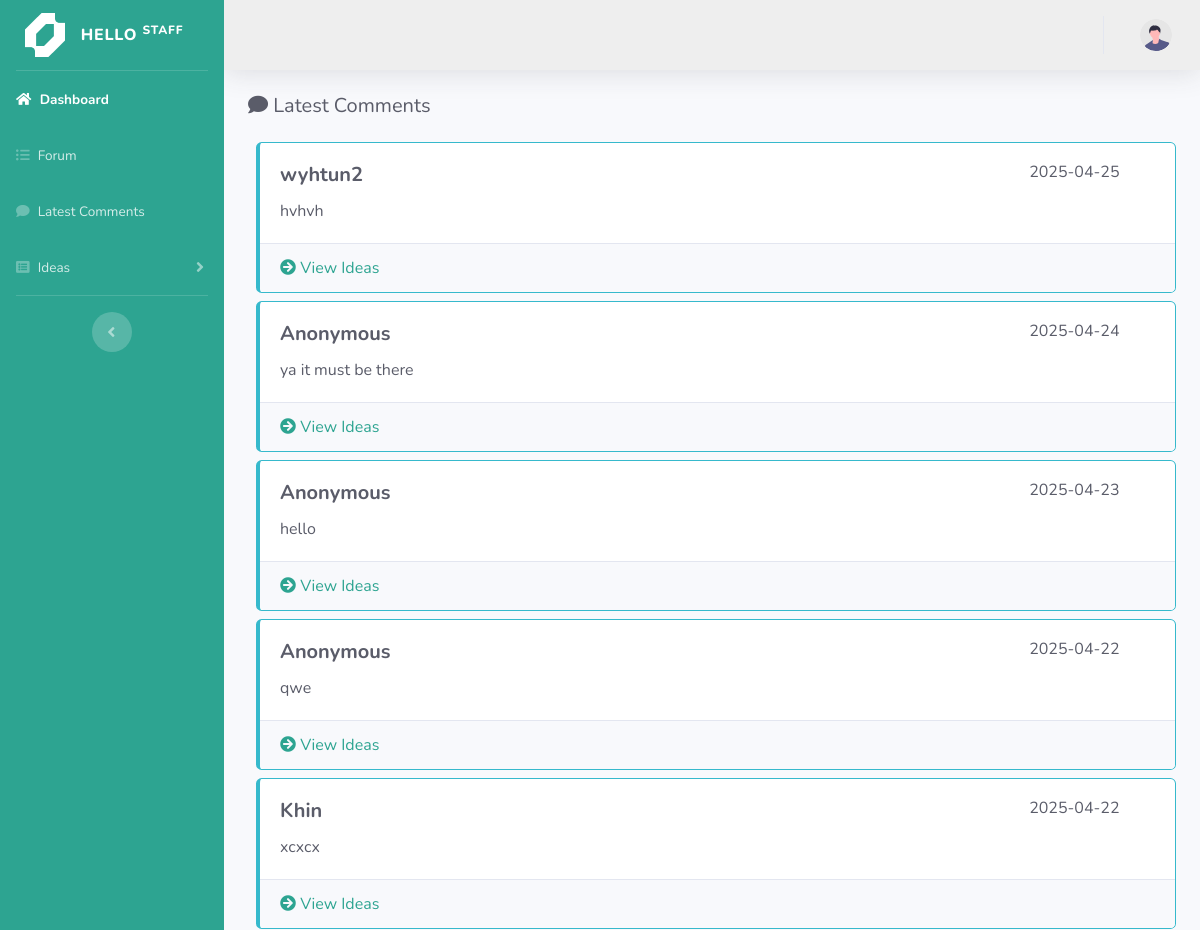
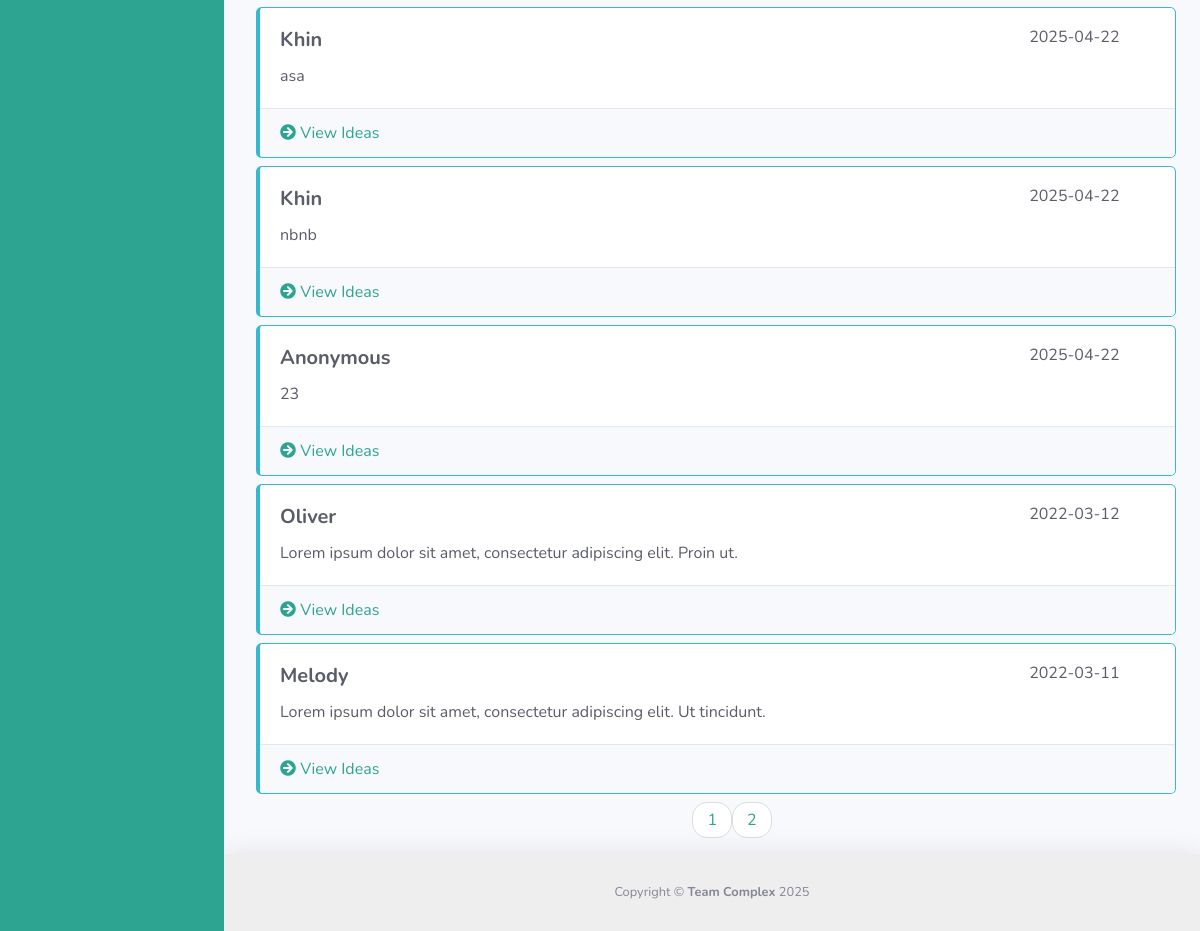
/staff/latest_comments.php, run on an earlier commit of the app's database (2 pictures, top to bottom).
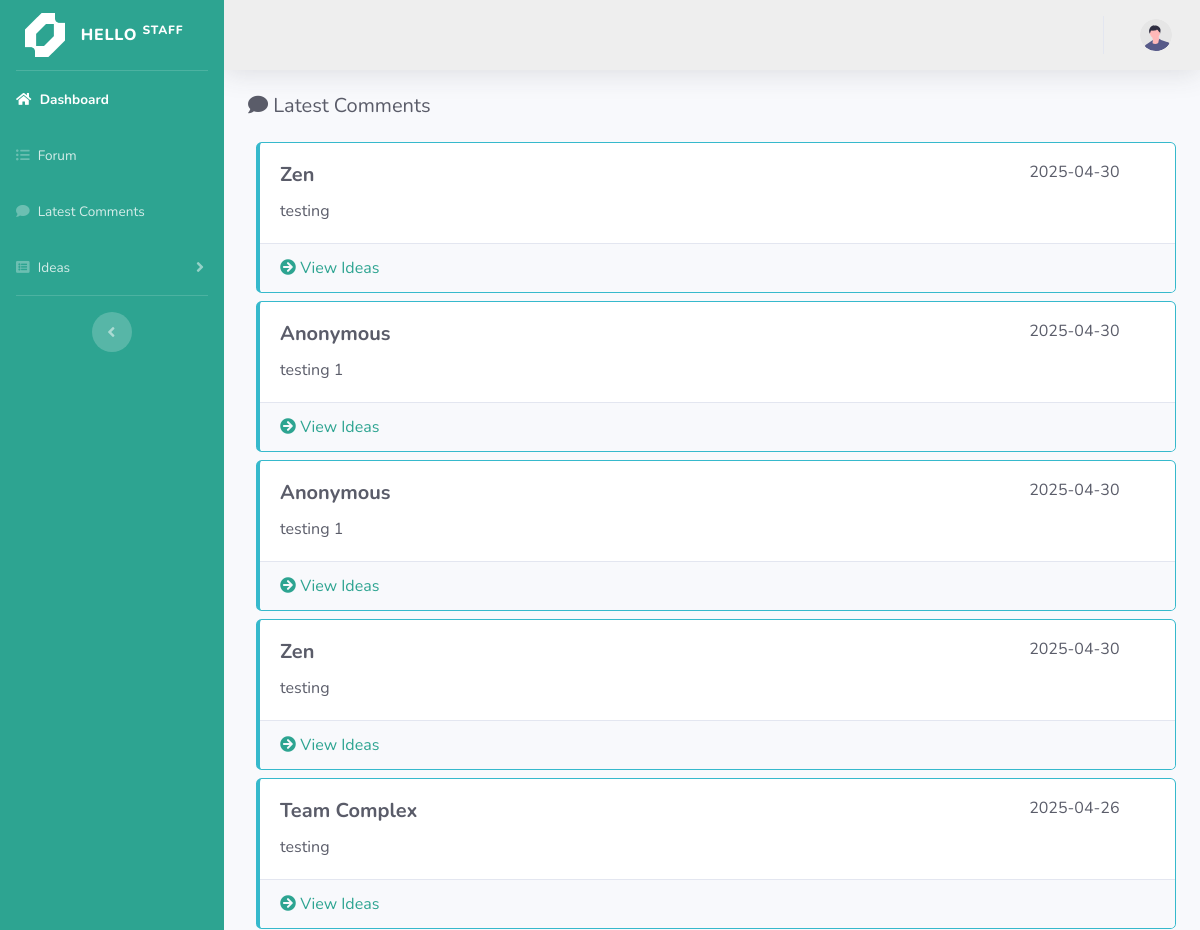
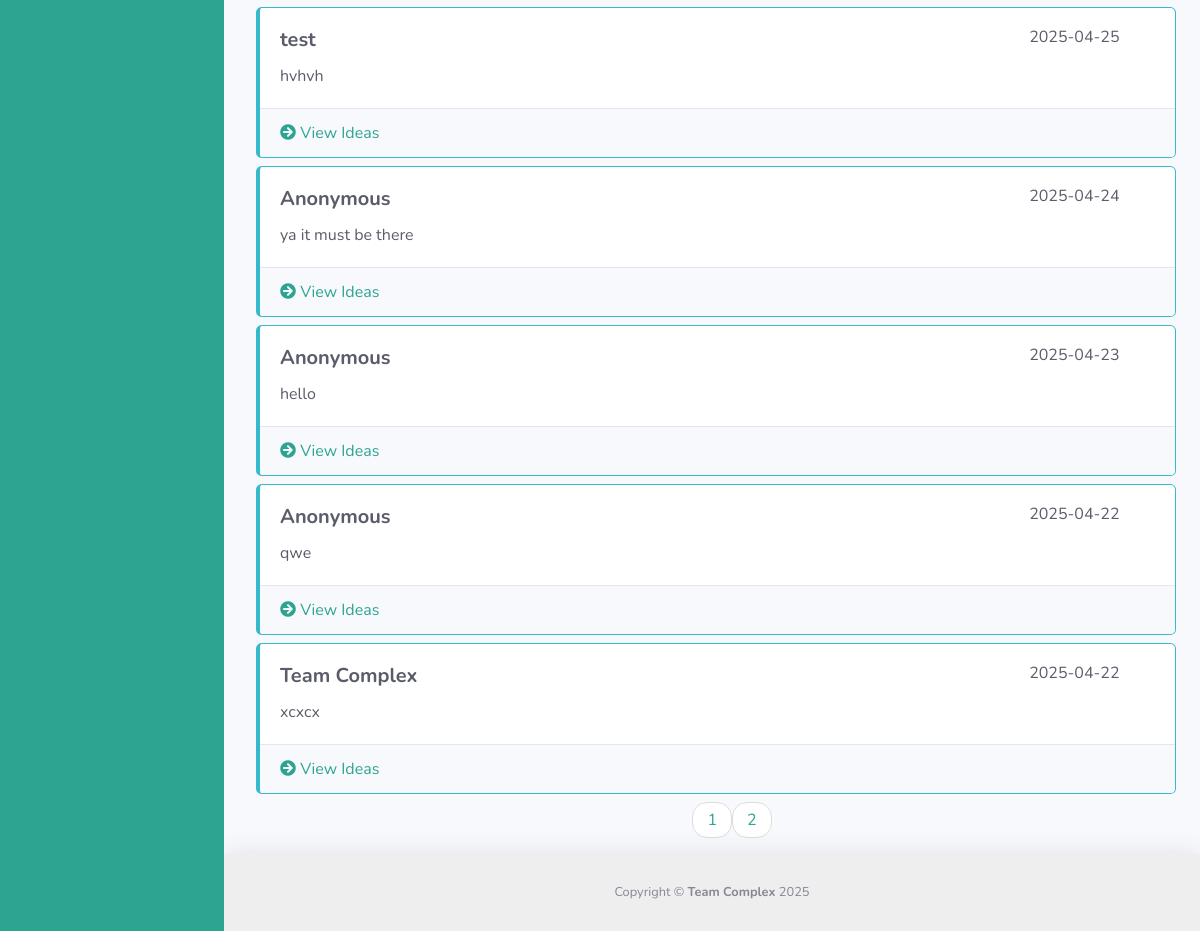
And on a later commit of the database (2 pictures, top to bottom).
### tables this page shows
CREATE TABLE `users` (
  `user_id` int NOT NULL AUTO_INCREMENT,
  `username` varchar(255) NOT NULL,
  `user_dob` date NOT NULL,
  `user_gender` varchar(10) NOT NULL,
  `user_phone` varchar(255) NOT NULL,
  `user_address` varchar(255) NOT NULL,
  `user_email` varchar(255) NOT NULL,
  `user_password` varchar(255) NOT NULL,
  `role_id` int NOT NULL,
  `dept_id` int NOT NULL,
  `created_at` datetime DEFAULT CURRENT_TIMESTAMP,
  `last_login` datetime DEFAULT NULL,
  PRIMARY KEY (`user_id`),
  KEY `role_id` (`role_id`),
  KEY `dept_id` (`dept_id`),
  CONSTRAINT `users_ibfk_1` FOREIGN KEY (`role_id`) REFERENCES `roles` (`role_id`) ON DELETE CASCADE ON UPDATE CASCADE,
  CONSTRAINT `users_ibfk_2` FOREIGN KEY (`dept_id`) REFERENCES `department` (`dept_id`) ON DELETE CASCADE ON UPDATE CASCADE
);

CREATE TABLE `comments` (
  `comment_id` int NOT NULL AUTO_INCREMENT,
  `comment_content` text NOT NULL,
  `comment_checkbox` varchar(30) NOT NULL,
  `user_id` int NOT NULL,
  `idea_id` int NOT NULL,
  `comment_date` date NOT NULL,
  PRIMARY KEY (`comment_id`),
  KEY `idea_id` (`idea_id`),
  CONSTRAINT `comments_ibfk_1` FOREIGN KEY (`idea_id`) REFERENCES `ideas` (`idea_id`) ON DELETE CASCADE ON UPDATE CASCADE
);

### staff/latest_comments.php (the view, shortened to what this page needs)
<?php include "include/header.php"; ?>
<body id="page-top">
<div id="wrapper">
    <?php include "include/sidebar.php"; ?>
    <div id="content-wrapper" class="d-flex flex-column" >
        <div id="content">
            <?php include "include/topbar.php"; ?>
            <div class="container-fluid">
                <div class="d-sm-flex align-items-center justify-content-between mb-4">
                    <h1 class="h5 mb-0 text-gray-800"><i class="fas fa-comment"></i> Latest Comments</h1>
                </div>
                <?php
                $per_page = 10;
                if (isset($_GET['page'])) {
                    $page = $_GET['page'];
                }
                else{
                    $page = "";
                }
                if($page == "" || $page == 1){
                    $page_1= 0;
                }
                else{
                    $page_1=($page * $per_page) - $per_page;
                }
                    $post_query_count  =  "SELECT comment_id FROM comments";
                    $find_count        =  mysqli_query($connection, $post_query_count);
                    $count             =  mysqli_num_rows($find_count);
                if($count < 1){
                    echo "<h4 class='text-center'><i class='fas fa-grin-beam-sweat'></i> No Comments available</h4>";
                } else {
                    $count = ceil($count / $per_page);
                    $select_comments = mysqli_query($connection, "SELECT * FROM comments as c, users as u WHERE c.user_id = u.user_id AND u.status = '0' ORDER BY comment_id DESC LIMIT $page_1, $per_page");
                    while($row = mysqli_fetch_array($select_comments)){
                        $comment_content  =  $row['comment_content'];
                        $comment_checkbox =  $row['comment_checkbox'];
                        $comment_user_id  =  $row['user_id'];
                        $comment_idea_id  =  $row['idea_id'];
                        $comment_date     =  $row['comment_date'];
                ?>
                        <div class="card mb-2 mt-2 border-left-info border-info text-dark ml-2">
                            <div class="card-body">
                                <h1 class="h5 card-title">
                                    <div class="row">
                                        <div class="col-10 font-weight-bold">
                                            <?php
                                            if ($comment_checkbox === 'anonymous') {
                                                echo "Anonymous";
                                            } else {
                                                $select_user       =  "SELECT * FROM users WHERE user_id = {$comment_user_id}";
                                                $select_user_query =  mysqli_query($connection, $select_user);
                                                while ($row = mysqli_fetch_assoc($select_user_query)) {
                                                    echo $username =  $row['username'];
                                                }
                                            }
                                            ?>
                                        </div>
                                        <div class="col-sm-2 small"><?php echo $comment_date; ?></div>
                                    </div>
                                </h1>
                                <div class="card-text"><?php echo $comment_content; ?></div>
                            </div>
                            <div class="card-footer">
                                <a href="show_idea_detail.php?i_id=<?php echo $comment_idea_id; ?>" style="text-decoration: none;">
                                    <i class="fas fa-arrow-circle-right"></i> View Ideas</a>
                            </div>
                        </div>
                <?php }} ?>
                <center>
                    <ul class="pager" >
                        <?php
                        for ($i=1; $i <= $count ; $i++) {
                            if($i == $page){
                                echo "<li><a class='active_link' href='latest_comments.php?page={$i}'>{$i}</a></li>";
                            }
                            else{
                                echo "<li><a href='latest_comments.php?page={$i}'>{$i}</a></li>";
                            }
                        }
                        ?>
                    </ul>
                </center>
            </div>
        </div>
        <?php include "include/footer.php"; ?>

What changed in the data, as far as the page shows it:
removed users: username "wyhtun2", shown under comments "hvhvh"
no longer on this page (row unchanged): comments: comment_date "2025-04-22", comment_content "asa", users (username "Khin")
no longer on this page (row unchanged): comments: comment_date "2025-04-22", comment_content "nbnb", users (username "Khin")
no longer on this page (row unchanged): comments: comment_checkbox "Anonymous", comment_date "2025-04-22", comment_content "23"
no longer on this page (row unchanged): comments: comment_date "2022-03-12", comment_content "Lorem ipsum dolor sit amet, consectetur adipiscing elit. Proin ut."
no longer on this page (row unchanged): users: username "Oliver", shown under "2022-03-12"
no longer on this page (row unchanged): comments: comment_date "2022-03-11", comment_content "Lorem ipsum dolor sit amet, consectetur adipiscing elit. Ut tincidunt."
no longer on this page (row edited): users: username "Melody", shown under "2022-03-11"
added comments: comment_date "2025-04-30", comment_content "testing"
now on this page (row edited): users: username "Zen"
added comments: comment_checkbox "Anonymous", comment_date "2025-04-30", comment_content "testing 1"
added comments: comment_checkbox "Anonymous", comment_date "2025-04-30", comment_content "testing 1"
added comments: comment_date "2025-04-30", comment_content "testing"
added comments: comment_date "2025-04-26", comment_content "testing", users (username "Team Complex")
changed users: username "Khin" → "Team Complex"
added users: username "test", shown under comments "hvhvh"
